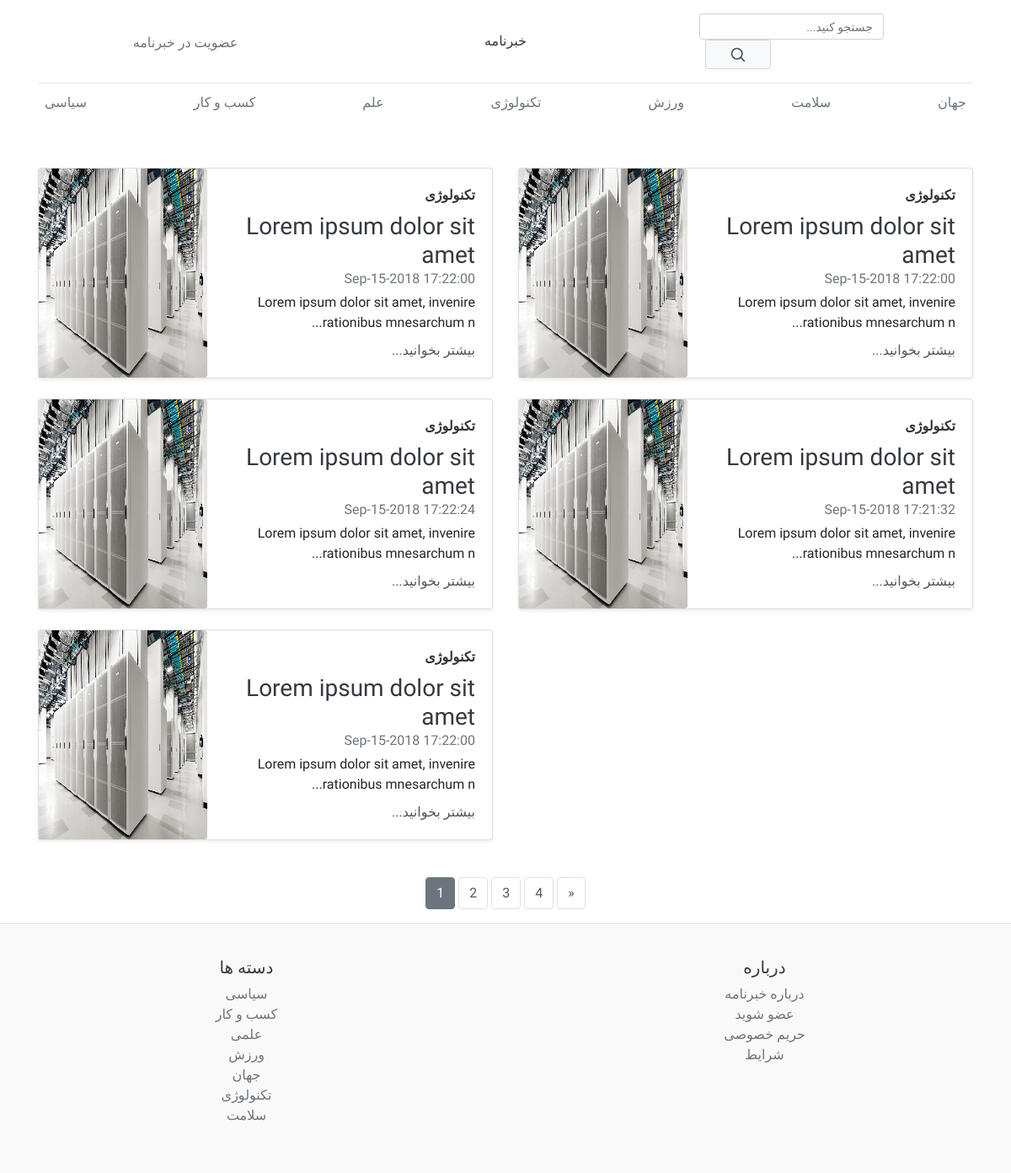
Screenshot of /Blog.php?page=1&category=تکنولوژی with the database file from the repository.
### tables this page shows
CREATE TABLE `posts` (
  `id` int(10) NOT NULL,
  `title` varchar(50) NOT NULL,
  `datetime` varchar(50) NOT NULL,
  `category` varchar(100) NOT NULL,
  `author` varchar(100) NOT NULL,
  `image` varchar(200) NOT NULL,
  `post` varchar(10000) NOT NULL
);

CREATE TABLE `category` (
  `id` int(10) NOT NULL,
  `datetime` varchar(50) NOT NULL,
  `category` varchar(100) NOT NULL,
  `author` varchar(100) NOT NULL
);

### db/dbOperation.php (called while the page is built, shortened)
<?php
class DBOperation
{
    private $conn;
    public function __construct()
    {
        require_once 'dbConnect.php';
        $db = new DBConnect();
        $this->conn = $db->connect();
    }
    public function selectCategory()
    {
        $sql = 'SELECT * FROM `category`;';
        $stmt = $this->conn->prepare($sql);
        $stmt->execute();
        $result = $stmt->fetchAll();
        $rowCount = $stmt->rowCount();
        $finalResult = array($result, $rowCount);
        return $finalResult;
    }
    public function selectPostKey($key, $value, $offset)
    {
        if($key == 'author'){
            $sql = 'SELECT * FROM `posts` WHERE `author` = ? ORDER BY `id` DESC LIMIT ?, 10;';
        }elseif($key == 'category'){
            $sql = 'SELECT * FROM `posts` WHERE `category` = ? ORDER BY `id` DESC LIMIT ?, 10;';
        }
        $stmt = $this->conn->prepare($sql);
        $stmt->bindParam(1, $value, PDO::PARAM_STR);
        $stmt->bindParam(2, $offset, PDO::PARAM_INT);
        $stmt->execute();
        $result = $stmt->fetchAll();
        $rowCount = $stmt->rowCount();
        $finalResult = array($result, $rowCount);
        return $finalResult;
    }
    public function countPosts($key, $value)
    {
        if($key == 'author'){
            $sql = 'SELECT COUNT(*) FROM `posts` WHERE `author` = ? ;';
            $stmt = $this->conn->prepare($sql);
            $stmt->bindParam(1, $value, PDO::PARAM_STR);
        }elseif($key == 'category'){
            $sql = 'SELECT COUNT(*) FROM `posts` WHERE `category` = ? ;';
            $stmt = $this->conn->prepare($sql);
            $stmt->bindParam(1, $value, PDO::PARAM_STR);
        }else{
            $sql = 'SELECT COUNT(*) FROM `posts` ;';
            $stmt = $this->conn->prepare($sql);
        }
        $stmt->execute();
        $result = $stmt->fetchColumn();
        return $result;
    }
}

### db/dbConnect.php (called while the page is built, shortened)
<?php
class DBConnect
{
    private $conn;
    public function connect()
    {
        try {
            $this->conn = new PDO(dsn, dbUsername, dbPassword);
        } catch (PDOException $exception) {
            echo 'Connection failed: ' . $exception->getMessage();
        }
        return $this->conn;
    }
}

### Blog.php (the view, shortened to what this page needs)
<?php require_once "./db/DBOperation.php" ?>
<!doctype html>
<html lang="en">
<head>
    <link rel="stylesheet" href="https://cdn.jsdelivr.net/npm/bootstrap@4.6.2/dist/css/bootstrap.min.css">
    <link href="css/blog.css" rel="stylesheet">
    <link rel="stylesheet" href="css/starter-template.css">
</head>
<body>
    <div class="container">
        <header class="blog-header py-3">
            <div class="row flex-nowrap justify-content-between align-items-center">
                <div class="col-4 pt-1">
                    <a class="text-muted" href="#">عضویت در خبرنامه</a>
                </div>
                <div class="col-4 text-center">
                    <a class="blog-header-logo text-dark" href="Blog.php?page=1">خبرنامه</a>
                </div>
                <div class="col-4 clearfix">
                    <div class="input-group input-group-sm d-flex flex-row-reverse">
                        <form class="form-inline" action="Blog.php?page=1" method="get">
                            <input type="text" class="form-control form-control-sm" placeholder="جستجو کنید..." aria-label="Search" aria-describedby="basic-addon2">
                            <div class="input-group-append">
                                <button class="btn btn-outline-secondary btn-sm" type="submit" name="search">
                                    <svg xmlns="http://www.w3.org/2000/svg" width="20" height="20" viewBox="0 0 24 24" fill="none"
                                        stroke="currentColor" stroke-width="2" stroke-linecap="round" stroke-linejoin="round"
                                        class="mx-3">
                                        <circle cx="10.5" cy="10.5" r="7.5"></circle>
                                        <line x1="21" y1="21" x2="15.8" y2="15.8"></line>
                                    </svg>
                                </button>
                            </div>
                        </form>
                    </div>
                </div>
            </div>
        </header>
        <div class="nav-scroller py-1 mb-2">
            <nav class="nav d-flex justify-content-between">
                <a class="p-2 text-muted" href="Blog.php?page=1&category=سیاسی">سیاسی</a>
                <a class="p-2 text-muted" href="Blog.php?page=1&category=کسب و کار">کسب و کار</a>
                <a class="p-2 text-muted" href="Blog.php?page=1&category=علمی">علم</a>
                <a class="p-2 text-muted" href="Blog.php?page=1&category=تکنولوژی">تکنولوژی</a>
                <a class="p-2 text-muted" href="Blog.php?page=1&category=ورزش">ورزش</a>
                <a class="p-2 text-muted" href="Blog.php?page=1&category=سلامت">سلامت</a>
                <a class="p-2 text-muted" href="Blog.php?page=1&category=جهان">جهان</a>
            </nav>
        </div>
        <div class="row mb-2  pt-5">
            <?php
            $db = new dbOperation();
            if (isset($_GET['page'])) {
                $page = $_GET['page'];
                if ($page < 1) {
                    $offset = 0;
                } else {
                    $offset = ($page - 1) * 10 + 1;
                }
                if (isset($_GET['search'])) {
                    $finalResult = $db->selectPostSearch($_GET['search'], $offset);
                } elseif (isset($_GET['category'])) {
                    $finalResult = $db->selectPostKey('category', $_GET['category'], $offset);
                } elseif (isset($_GET['author'])) {
                    $finalResult = $db->selectPostKey('author', $_GET['author'], $offset);
                } else {
                    $finalResult = $db->selectLimitedPost($offset);
                }
                $result = $finalResult[0];
                $rowCount = $finalResult[1];
                for ($i = 0; $i < $rowCount; $i++) {
                    $title = $result[$i]['title'];
                    $post = $result[$i]['post'];
                    if (strlen($post) > 60) {
                        $post = substr($post, 0, 60) . '...';
                    }
                    echo '<div class="col-md-6">
            <div class="card flex-md-row mb-4 shadow-sm h-md-250">
                <div class="card-body d-flex flex-column align-items-start">';
                    echo '<a href="Blog.php?category=' . $result[$i]['category'] . '">'
                        . '<strong class="d-inline-block mb-2 text-primary">' . $result[$i]['category']
                        . '</strong>' . '</a>';
                    echo '<h3 class="mb-0">'
                        . '<a class="text-dark" href="FullPost.php?id=' . $result[$i]['id'] . '">' . $title
                        . '</a>' . '</h3>';
                    echo '<div class="mb-1 text-muted">' . $result[$i]['datetime'] . '</div>';
                    echo '<p class="card-text mb-auto">' . $post . '</p>'
                        . '<a href="FullPost.php?id=' . $result[$i]['id'] . '">بیشتر بخوانید...</a>
                </div>'
                        . '<img class="card-img-right flex-auto d-none d-lg-block" src="upload/' . $result[$i]['image'] . '" alt="' . $result[$i]['image'] . '" width="200px" height="250">'
                        . '</div> </div>';
                }
            } else {
                header('Location:' . 'Blog.php?page=1');
            }
            ?>
        </div>
        <nav aria-label="Page navigation example">
            <ul class="pagination  justify-content-center">
                <?php
                if (isset($_GET['page'])) {
                    $key = '';
                    $totalPosts = 0;
                    if (isset($_GET['category'])) {
                        $totalPosts = $totalPosts + $db->countPosts('category', $_GET['category']);
                        $key = $key . '&category=' . $_GET['category'];
                    }
                    if (isset($_GET['author'])) {
                        $totalPosts = $totalPosts + $db->countPosts('author', $_GET['author']);
                        $key = $key . '&author=' . $_GET['author'];
                    } else {
                        $totalPosts = $totalPosts + $db->countPosts('', '');
                        $key = $key . '';
                    }
                    $postPerPage = ceil($totalPosts / 10);
                    for ($i = 1; $i <= $postPerPage; $i++) {
                        if ($_GET['page'] == $i) {
                            echo '<li class="page-item active">';
                            echo '<a class="page-link" href="Blog.php?page=' . $i . $key . '">';
                            echo $i;
                            echo '</a>';
                            echo '</li>';
                        } else {
                            echo '<li class="page-item">';
                            echo '<a class="page-link" href="Blog.php?page=' . $i . $key . '">';
                            echo $i;
                            echo '</a>';
                            echo '</li>';
                        }
                    }
                    if ($_GET['page'] + 1 <= $postPerPage) {
                        echo '<li class="page-item">';
                        echo '<a class="page-link" href="Blog.php?page=' . ($_GET['page'] + 1) . $key . '" aria-label="Next">';
                        echo '<span aria-hidden="true">&raquo;</span>';
                        echo '</a>';
                        echo '</li>';
                    }
                }
                ?>
            </ul>
        </nav>
    </div>
    <footer class="blog-footer">
        <div class="row">
            <div class="col-6 col-md">
                <h5 class="text-dark">دسته ها</h5>
                <ul class="list-unstyled text-small">
                    <?php
                    $db = new dbOperation();
                    $finalResult = $db->selectCategory();
                    $result = $finalResult[0];
                    $rowCount = $finalResult[1];
                    for ($i = 0; $i < $rowCount; $i++) {
                        echo '<li>';
                        echo '<a class="text-muted" href="Blog.php?page=1&category=' . $result[$i]['category'] . '">' . $result[$i]['category'] . '</a>';
                        echo '</li>';
                    }
                    ?>
                </ul>
            </div>
            <div class="col-6 col-md">
                <h5 class="text-dark">درباره</h5>
                <ul class="list-unstyled text-small">
                    <li><a class="text-muted" href="#">درباره خبرنامه</a></li>
                    <li><a class="text-muted" href="#">عضو شوید</a></li>
                    <li><a class="text-muted" href="#">حریم خصوصی</a></li>
                    <li><a class="text-muted" href="#">شرایط</a></li>
                </ul>
            </div>
        </div>
    </footer>
</body>
</html>

### css/blog.css (style rules this page uses)
body { text-align: right; }
.blog-header { line-height: 1; border-bottom: 1px solid #e5e5e5; text-align: center; }
.input-group { width: 100%; max-width: 300px; margin: 0 auto; }
.form-control { border: 1px solid #ced4da; padding: 0.375rem 0.75rem; direction: rtl; }
.input-group-append .btn { border: 1px solid #ced4da; margin: auto 8px; background-color: #f8f9fa; color: #495057; padding: 0.375rem 0.75rem; }
.card { direction: rtl; text-align: right; }
.nav-scroller { position: relative; z-index: 2; height: 2.75rem; overflow-y: hidden; }
.nav-scroller .nav { display: -ms-flexbox; display: flex; -ms-flex-wrap: nowrap; flex-wrap: nowrap; padding-bottom: 1rem; margin-top: -1px; overflow-x: auto; text-align: center; white-space: nowrap; -webkit-overflow-scrolling: touch; }
.card-img-right { height: 100%; border-radius: 0 3px 3px 0; }
.flex-auto { -ms-flex: 0 0 auto; flex: 0 0 auto; }
@media (min-width: 768px) { .h-md-250 { height: 250px; } }
.blog-footer { padding: 2.5rem 0; color: #999; text-align: center; background-color: #f9f9f9; border-top: 0.05rem solid #e5e5e5; }

### css/starter-template.css (style rules this page uses)
body { font-family: "Vazirmatn", sans-serif; }
.text-primary { color: #333 !important; }
a { color: #555 !important; }
.pagination { margin-top: 20px; }
.pagination .page-item .page-link { color: #6c757d; border: 1px solid #dee2e6; background-color: #fff; margin: 0 2px; border-radius: 4px; }
.pagination .page-item.active .page-link { color: #fff !important; background-color: #6c757d; border-color: #6c757d; }

### rows the page displays
posts: category "تکنولوژی", title "Lorem ipsum dolor sit amet", datetime "Sep-15-2018 17:22:00", post "Lorem ipsum dolor sit amet, invenire rationibus mnesarchum n...", image (picture)
posts: category "تکنولوژی", title "Lorem ipsum dolor sit amet", datetime "Sep-15-2018 17:22:00", post "Lorem ipsum dolor sit amet, invenire rationibus mnesarchum n...", image (picture)
posts: category "تکنولوژی", title "Lorem ipsum dolor sit amet", datetime "Sep-15-2018 17:22:24", post "Lorem ipsum dolor sit amet, invenire rationibus mnesarchum n...", image (picture)
posts: category "تکنولوژی", title "Lorem ipsum dolor sit amet", datetime "Sep-15-2018 17:21:32", post "Lorem ipsum dolor sit amet, invenire rationibus mnesarchum n...", image (picture)
posts: category "تکنولوژی", title "Lorem ipsum dolor sit amet", datetime "Sep-15-2018 17:22:00", post "Lorem ipsum dolor sit amet, invenire rationibus mnesarchum n...", image (picture)
category: category "سیاسی"
category: category "کسب و کار"
category: category "علمی"
category: category "ورزش"
category: category "جهان"
category: category "تکنولوژی"
category: category "سلامت"
